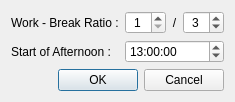
<?xml version="1.0" encoding="UTF-8"?>
<ui version="4.0">
 <class>ConfigDialog</class>
 <widget class="QDialog" name="ConfigDialog">
  <property name="geometry">
   <rect>
    <x>0</x>
    <y>0</y>
    <width>200</width>
    <height>88</height>
   </rect>
  </property>
  <property name="windowTitle">
   <string>Configuration</string>
  </property>
  <layout class="QVBoxLayout" name="verticalLayout">
   <item>
    <layout class="QFormLayout" name="formLayout">
     <item row="0" column="0">
      <widget class="QLabel" name="label">
       <property name="text">
        <string>Work - Break Ratio :</string>
       </property>
      </widget>
     </item>
     <item row="1" column="0">
      <widget class="QLabel" name="label_2">
       <property name="text">
        <string>Start of Afternoon :</string>
       </property>
      </widget>
     </item>
     <item row="1" column="1">
      <widget class="QTimeEdit" name="teAfternoon">
       <property name="time">
        <time>
         <hour>13</hour>
         <minute>0</minute>
         <second>0</second>
        </time>
       </property>
      </widget>
     </item>
     <item row="0" column="1">
      <layout class="QHBoxLayout" name="horizontalLayout">
       <item>
        <widget class="QSpinBox" name="sbFractionNumerator">
         <property name="alignment">
          <set>Qt::AlignCenter</set>
         </property>
         <property name="minimum">
          <number>1</number>
         </property>
        </widget>
       </item>
       <item>
        <widget class="QLabel" name="label_3">
         <property name="text">
          <string>/</string>
         </property>
         <property name="alignment">
          <set>Qt::AlignCenter</set>
         </property>
        </widget>
       </item>
       <item>
        <widget class="QSpinBox" name="sbFractionDenominator">
         <property name="alignment">
          <set>Qt::AlignCenter</set>
         </property>
         <property name="minimum">
          <number>1</number>
         </property>
         <property name="maximum">
          <number>99</number>
         </property>
         <property name="value">
          <number>3</number>
         </property>
        </widget>
       </item>
      </layout>
     </item>
    </layout>
   </item>
   <item>
    <widget class="QDialogButtonBox" name="buttonBox">
     <property name="orientation">
      <enum>Qt::Horizontal</enum>
     </property>
     <property name="standardButtons">
      <set>QDialogButtonBox::Cancel|QDialogButtonBox::Ok</set>
     </property>
    </widget>
   </item>
  </layout>
 </widget>
 <resources/>
 <connections>
  <connection>
   <sender>buttonBox</sender>
   <signal>accepted()</signal>
   <receiver>ConfigDialog</receiver>
   <slot>accept()</slot>
   <hints>
    <hint type="sourcelabel">
     <x>248</x>
     <y>254</y>
    </hint>
    <hint type="destinationlabel">
     <x>157</x>
     <y>274</y>
    </hint>
   </hints>
  </connection>
  <connection>
   <sender>buttonBox</sender>
   <signal>rejected()</signal>
   <receiver>ConfigDialog</receiver>
   <slot>reject()</slot>
   <hints>
    <hint type="sourcelabel">
     <x>316</x>
     <y>260</y>
    </hint>
    <hint type="destinationlabel">
     <x>286</x>
     <y>274</y>
    </hint>
   </hints>
  </connection>
 </connections>
</ui>
